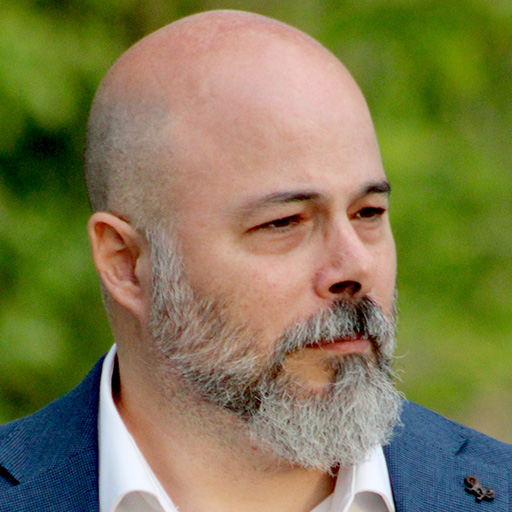
#> input picture 007-ampliacionIA/001-Entrenamiento/josevicente.jpg, 512 x 512 px
$ python 004-redimensiono.py
#> lines starting #> are read from the running program, lines starting #| are printed output that depends on the picture
from PIL import Image

imagen = Image.open("josevicente.jpg")
#> imagen is the input picture: PIL image 512x512 RGB; mean R, G, B 127.8, 122.9, 81.2
cortado = imagen.crop((0,0,64,64))
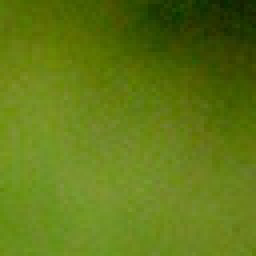
#> cortado: PIL image 64x64 RGB (shown 4 times larger); mean R, G, B 96.2, 121.2, 21.8
pixeles = cortado.load()
print(pixeles[0,0])
#| (88, 116, 5)
redimensionado = cortado.resize((16,16),Image.Resampling.BICUBIC)
pixeles = redimensionado.load()
print(pixeles[0,0])
#| (89, 113, 7)

$ run again, with 007-ampliacionIA/001-Entrenamiento/otropequeño.jpg copied over 007-ampliacionIA/001-Entrenamiento/josevicente.jpg
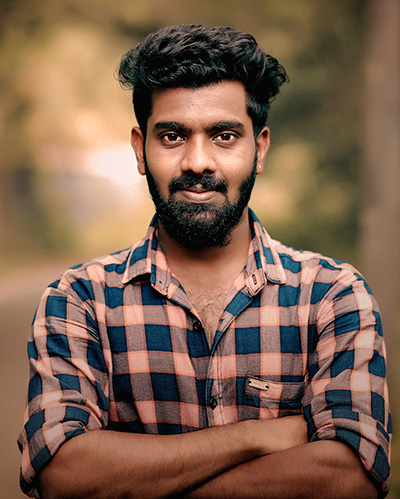
#> input picture 007-ampliacionIA/001-Entrenamiento/otropequeño.jpg, 400 x 499 px
#> imagen is the input picture: PIL image 400x499 RGB; mean R, G, B 127.1, 98.2, 79
#> `cortado = imagen.crop((0,0,64,64))`:
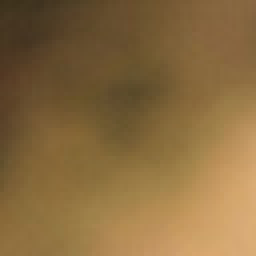
#> cortado: PIL image 64x64 RGB (shown 4 times larger); mean R, G, B 136.6, 106.6, 62.8
#| (60, 48, 26)
#| (65, 52, 31)
